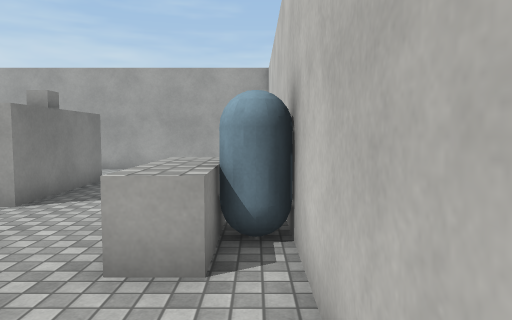
[1] (above)

16 first-person views from a walk through a 3-D level made in the Unity game engine. The camera is 1.4 m above the floor, tilts 4° down and sees 70° across. The floor is counted in squares, 1 m on a side. Each view is taken from the middle of a square. On the plan, view 1 faces up. The plan holds only what a view shows up to about 16 squares ahead; the rest is blank. The place goes on beyond the plan. Surface patterns are stand-ins for the level's own textures.

[2]
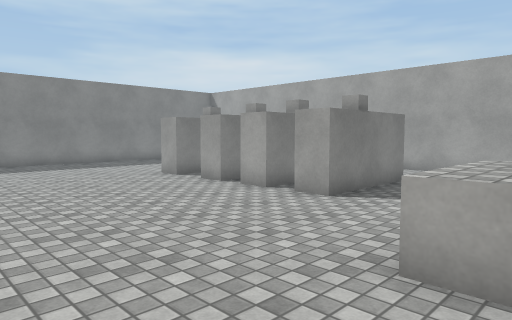

[3]
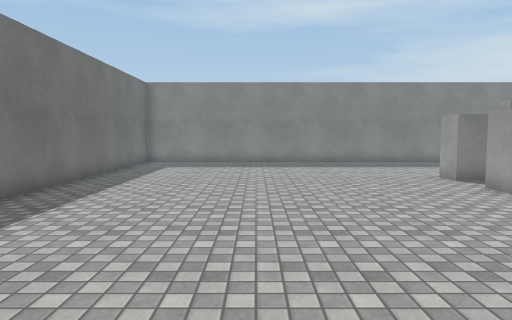

[4]
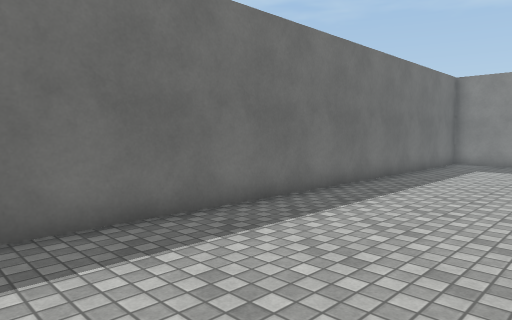

[5]
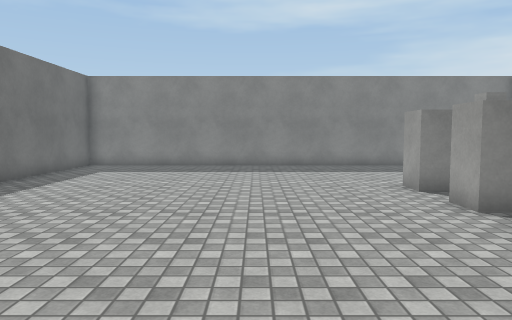

[6]
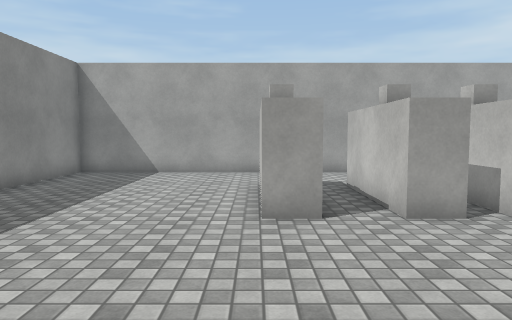

[7]
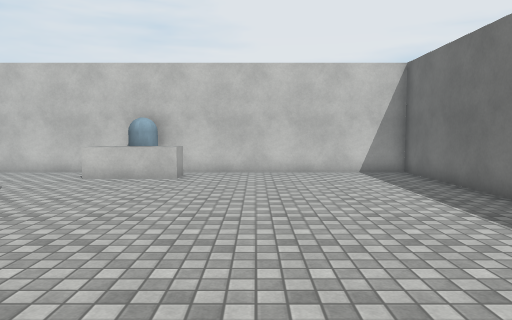

[8]
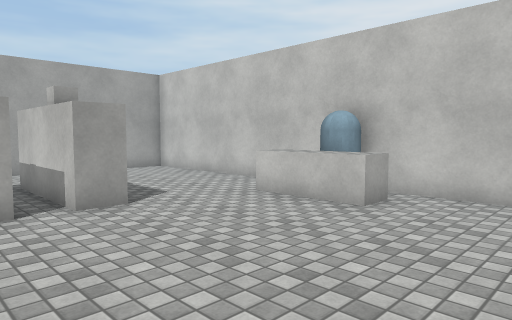

[9]
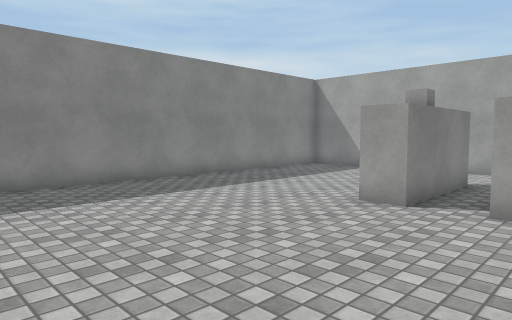

[10]
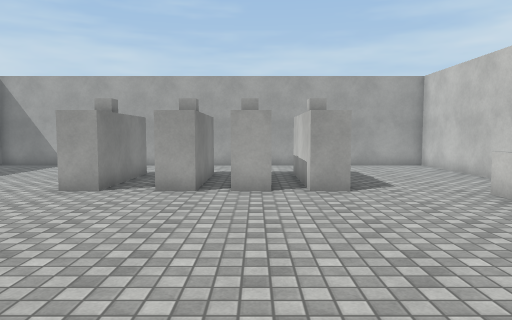

[11]
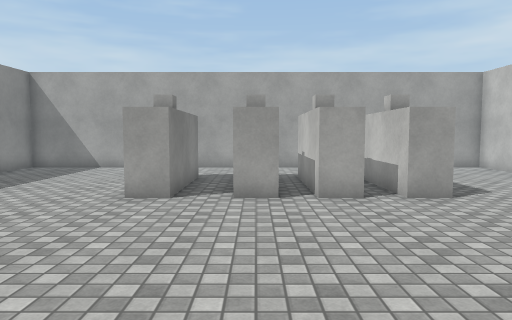

[12]
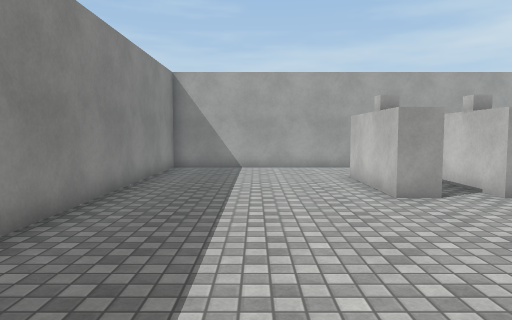

[13]
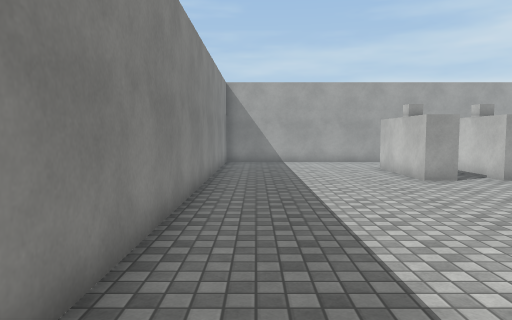

[14]
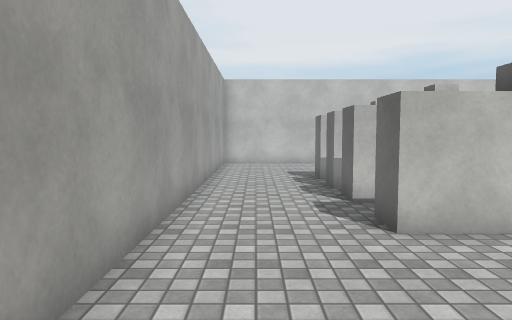

[15]
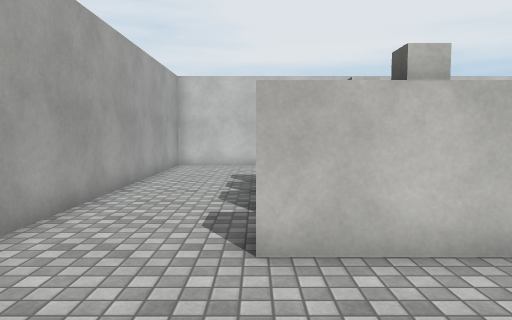

[16]
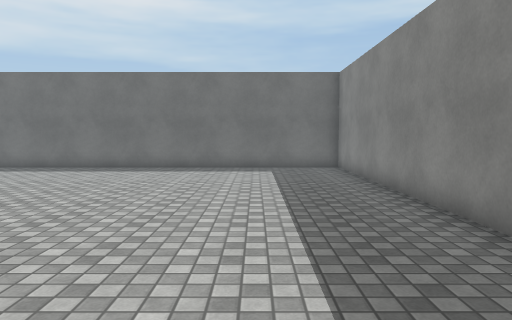

### Floor plan
Points are (right, up) in squares from view 1. A wall is a line through its corners. A room is listed if a view was taken in it or the views show most of it. See-through windows are left out.
Room 1 (views 1, 2, 3, 4, 5, 6, 7, 8, 9, 10, 11, 12, 13, 14, 15, 16)
walls: (-9.5, 7) (-9.5, 11) (-8.5, 11) (-8.5, 7) (-9.5, 7); (-10.9, 7) (-11.9, 7) (-11.9, 11) (-10.9, 11) (-10.9, 7); (-6.6, 7) (-7.6, 7) (-7.6, 11) (-6.5, 11); (-5.7, 7) (-5.7, 11) (-4.7, 11) (-4.7, 7) (-5.7, 7); (-18.5, -4.5) (0.5, -4.5) (0.5, 14.5) (-18.5, 14.5) (-18.5, -4.5)
low walls: (-0.5, 5) (-0.5, 3.5) (-1.5, 3.5) (-1.5, 6.5)
objects: other object (0, 5)

Positions as (right, up) in squares from view 1, and headings:
1: (0, 0), facing up
2: (0, 0), facing up-left
3: (0, 1), facing left
4: (0, 1), facing down-left
5: (-2, 3), facing left
6: (-12, 1), facing up
7: (-13, 1), facing right
8: (-8, 0), facing up-right
9: (-8, 0), facing up-left
10: (-7, -2), facing up
11: (-9, -1), facing up
12: (-15, -1), facing up
13: (-17, -4), facing up
14: (-17, 13), facing right
15: (-16, 11), facing right
16: (-15, 11), facing down
